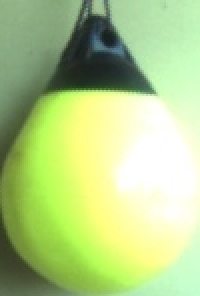
#> input picture crop_buoy_pics/yellow_buoy1.jpg, 100 x 148 px, found by its file name (shown 2 times larger)
$ python Buoy_Detector.py
#> lines starting #> are read from the running program, lines starting #| are printed output that depends on the picture; after the words box and inside, x2 and y2 are one past the last pixel; in counts of white or black regions, pixels touching at a corner belong together
import numpy as np
import cv2

buoy_cascade = cv2.CascadeClassifier('./data/cascade.xml')
print(buoy_cascade)
img = cv2.imread('./y_pos/yellow_buoy1.jpg')
#> img is the input picture: shape (148, 100, 3); mean B, G, R 136.2, 205.4, 178.9
gray = cv2.imread('./y_pos/yellow_buoy1.jpg',0)
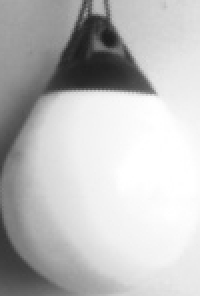
#> gray: shape (148, 100) (shown 2 times larger); min 26, max 255, mean 189.6

buoy = buoy_cascade.detectMultiScale(gray,1.3,5)
#> buoy = [[29, 31, 43, 85], [17, 5, 68, 135]]

for(x,y,w,h) in buoy:
	print(x,y,w,h)
	cv2.rectangle(img,(x,y),(x+w,y+h),(255,0,0),2)
	roi_gray = gray[y:y+h, x:x+w]
	roi_color = img[y:y+h, x:x+w]
#> this loop made 2 passes
#| 29 31 43 85
#| 17 5 68 135
#> pass 1, `roi_gray = gray[y:y+h, x:x+w]`:
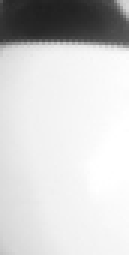
#> roi_gray: shape (85, 43) (shown 3 times larger); min 30, max 255, mean 208.9
#> pass 1, `roi_color = img[y:y+h, x:x+w]`:
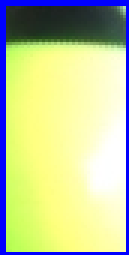
#> roi_color: shape (85, 43, 3) (shown 3 times larger); mean B, G, R 153.8, 202.1, 192.6
#> pass 2, `roi_gray = gray[y:y+h, x:x+w]`:
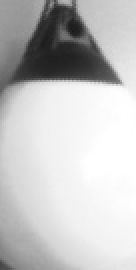
#> roi_gray: shape (135, 68) (shown 2 times larger); min 26, max 255, mean 196.2
#> pass 2, `roi_color = img[y:y+h, x:x+w]`:
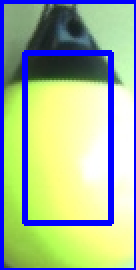
#> roi_color: shape (135, 68, 3) (shown 2 times larger); mean B, G, R 152.5, 182, 162
#> after the loop:
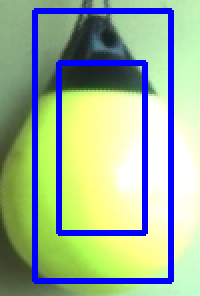
#> img: shape (148, 100, 3) (shown 2 times larger); 13.36% of pixels changed, all inside (x1, y1, x2, y2) = (16, 4, 87, 142)

cv2.imshow('img',img)
cv2.waitKey(0)
cv2.destroyAllWindows()

$ run again, with crop_buoy_pics/yellow_buoy14.jpg copied over crop_buoy_pics/yellow_buoy1.jpg
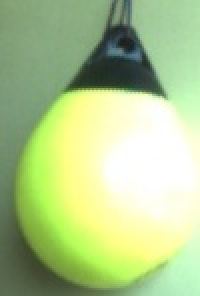
#> input picture crop_buoy_pics/yellow_buoy14.jpg, 100 x 148 px, found by its file name (shown 2 times larger)
#> img is the input picture: shape (148, 100, 3); mean B, G, R 141.4, 200.9, 176.3
#> `gray = cv2.imread('./y_pos/yellow_buoy1.jpg',0)`:
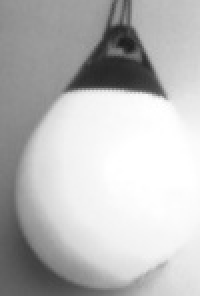
#> gray: shape (148, 100) (shown 2 times larger); min 28, max 255, mean 186.8
#> buoy = [[27, 31, 43, 85], [13, 5, 68, 135]]
#> the loop `for(x,y,w,h) in buoy:` made 2 passes
#> (printed output is left out)
#> after the loop `for(x,y,w,h) in buoy:`:
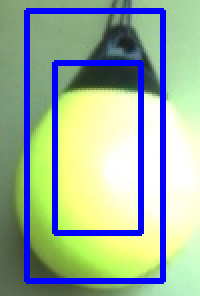
#> img: shape (148, 100, 3) (shown 2 times larger); 13.36% of pixels changed, all inside (x1, y1, x2, y2) = (12, 4, 83, 142)

$ run again, with crop_buoy_pics/yellow_buoy15.jpg copied over crop_buoy_pics/yellow_buoy1.jpg
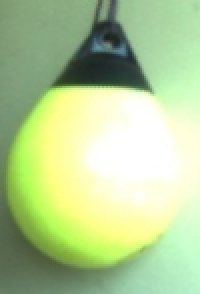
#> input picture crop_buoy_pics/yellow_buoy15.jpg, 100 x 147 px, found by its file name (shown 2 times larger)
#> img is the input picture: shape (147, 100, 3); mean B, G, R 149.3, 204.9, 179.8
#> `gray = cv2.imread('./y_pos/yellow_buoy1.jpg',0)`:
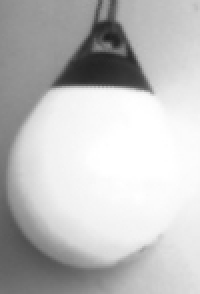
#> gray: shape (147, 100) (shown 2 times larger); min 31, max 255, mean 191.1
#> buoy = [[27, 30, 43, 85], [15, 5, 68, 135]]
#> the loop `for(x,y,w,h) in buoy:` made 2 passes
#> (printed output is left out)
#> after the loop `for(x,y,w,h) in buoy:`:
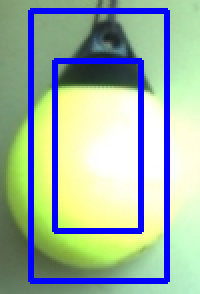
#> img: shape (147, 100, 3) (shown 2 times larger); 13.46% of pixels changed, all inside (x1, y1, x2, y2) = (14, 4, 85, 142)

$ run again, with crop_buoy_pics/yellow_buoy17.jpg copied over crop_buoy_pics/yellow_buoy1.jpg
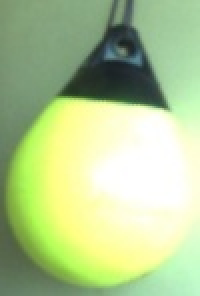
#> input picture crop_buoy_pics/yellow_buoy17.jpg, 100 x 148 px, found by its file name (shown 2 times larger)
#> img is the input picture: shape (148, 100, 3); mean B, G, R 145.7, 201.4, 178
#> `gray = cv2.imread('./y_pos/yellow_buoy1.jpg',0)`:
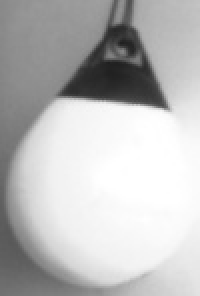
#> gray: shape (148, 100) (shown 2 times larger); min 31, max 255, mean 188.1
#> buoy = [[26, 30, 43, 86], [18, 5, 68, 135]]
#> the loop `for(x,y,w,h) in buoy:` made 2 passes
#> (printed output is left out)
#> after the loop `for(x,y,w,h) in buoy:`:
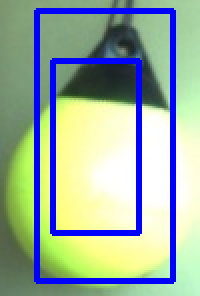
#> img: shape (148, 100, 3) (shown 2 times larger); 13.41% of pixels changed, all inside (x1, y1, x2, y2) = (17, 4, 88, 142)
